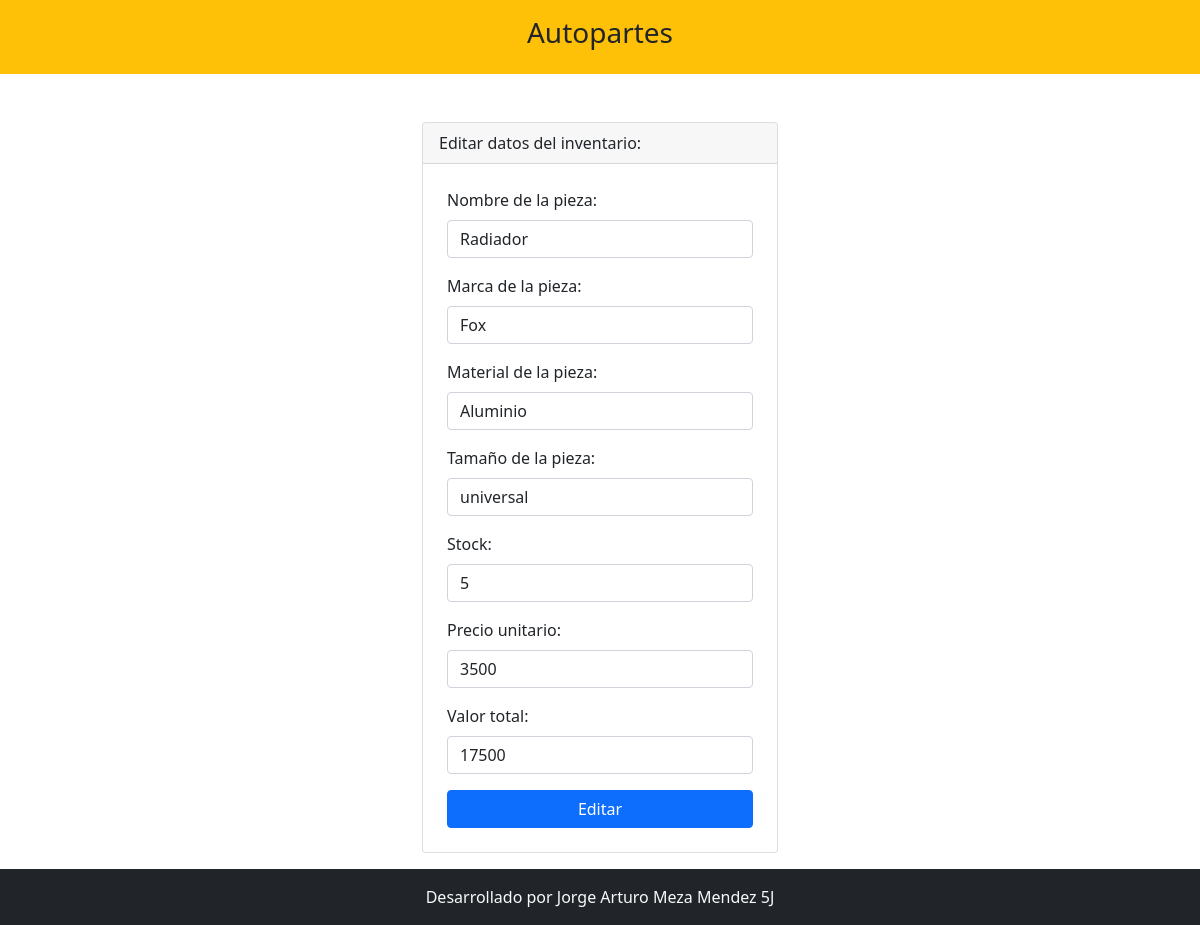
The page /editar.php?id=2 on the database its author committed.
### tables this page shows
CREATE TABLE `tbl_inventario` (
  `nombre_pieza` varchar(50) NOT NULL,
  `marca_pieza` varchar(50) NOT NULL,
  `material_pieza` varchar(50) NOT NULL,
  `tamano_pieza` varchar(10) NOT NULL,
  `stock` int(15) NOT NULL,
  `precio_unitario` int(15) NOT NULL,
  `valor_total` int(15) NOT NULL,
  `id` int(11) NOT NULL
);

### editar.php (the view, shortened to what this page needs)
<?php include 'template/header.php' ?>
<?php
    include_once 'model/conexion.php';
    $id = $_GET['id'];
    $sentencia = $bd->prepare("select * from tbl_inventario where id = ?;");
    $sentencia->execute([$id]);
    $tbl_inventario = $sentencia->fetch(PDO::FETCH_OBJ);
?>
<div class="container mt-5">
    <div class="row justify-content-center">
        <div class="col-md-4">
            <div class="card">
                <div class="card-header">
                    Editar datos del inventario:
                </div>
                <form class="p-4" method="POST" action="editarProceso.php">
                    <div class="mb-3">
                        <label class="form-label">Nombre de la pieza: </label>
                        <input type="text" class="form-control" name="nombre_pieza" required
                        value="<?php echo $tbl_inventario->nombre_pieza; ?>">
                    </div>
                    <div class="mb-3">
                        <label class="form-label">Marca de la pieza: </label>
                        <input type="text" class="form-control" name="marca_pieza" autofocus required
                        value="<?php echo $tbl_inventario->marca_pieza; ?>">
                    </div>
                    <div class="mb-3">
                        <label class="form-label">Material de la pieza: </label>
                        <input type="text" class="form-control" name="material_pieza" autofocus required
                        value="<?php echo $tbl_inventario->material_pieza; ?>">
                    </div>
                    <div class="mb-3">
                        <label class="form-label">Tamaño de la pieza: </label>
                        <input type="text" class="form-control" name="tamano_pieza" autofocus required
                        value="<?php echo $tbl_inventario->tamano_pieza; ?>">
                    </div>
                    <div class="mb-3">
                        <label class="form-label">Stock: </label>
                        <input type="number" class="form-control" name="stock" autofocus required
                        value="<?php echo $tbl_inventario->stock; ?>">
                    </div>
                    <div class="mb-3">
                        <label class="form-label">Precio unitario: </label>
                        <input type="text" class="form-control" name="precio_unitario" autofocus required
                        value="<?php echo $tbl_inventario->precio_unitario; ?>">
                    </div>
                    <div class="mb-3">
                        <label class="form-label">Valor total: </label>
                        <input type="text" class="form-control" name="valor_total" autofocus required
                        value="<?php echo $tbl_inventario->valor_total; ?>">
                    </div>
                    <div class="d-grid">
                        <input type="submit" class="btn btn-primary" value="Editar">
                    </div>
                </form>
            </div>
        </div>
    </div>
</div>
<br><br><br>
<?php include 'template/footer.php' ?>

### rows shown on the page
tbl_inventario: nombre_pieza "Radiador", marca_pieza "Fox", material_pieza "Aluminio", tamano_pieza "universal", stock "5", precio_unitario "3500", valor_total "17500"
